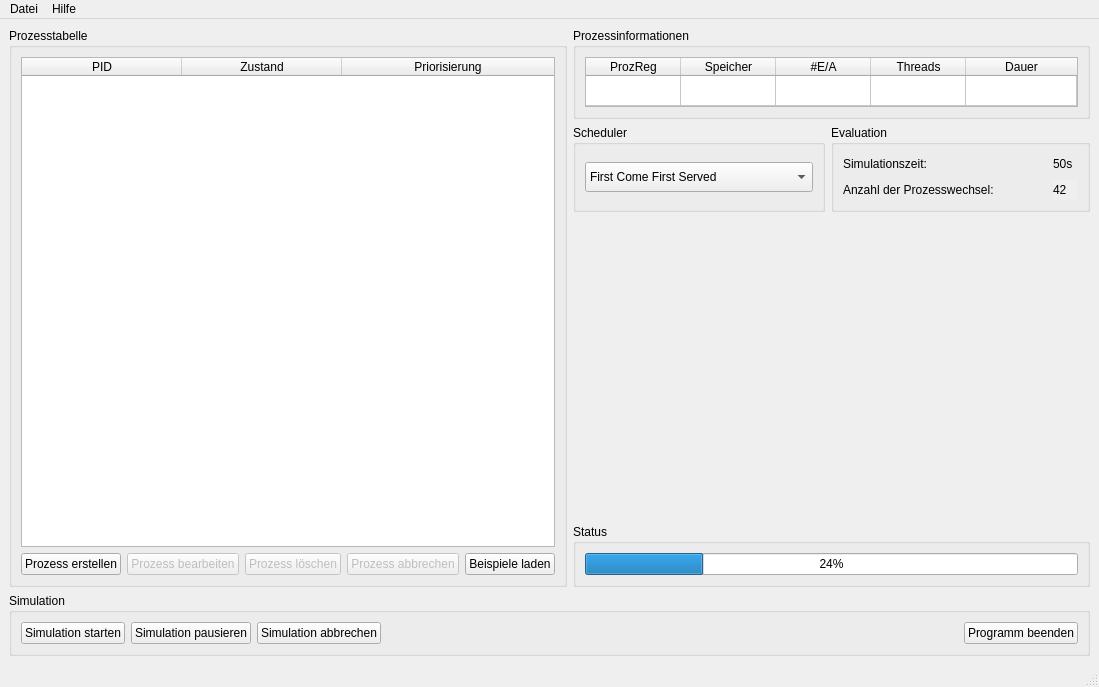
<?xml version="1.0" encoding="UTF-8"?>
<ui version="4.0">
 <class>MainWindow</class>
 <widget class="QMainWindow" name="MainWindow">
  <property name="geometry">
   <rect>
    <x>0</x>
    <y>0</y>
    <width>1099</width>
    <height>687</height>
   </rect>
  </property>
  <property name="minimumSize">
   <size>
    <width>800</width>
    <height>600</height>
   </size>
  </property>
  <property name="maximumSize">
   <size>
    <width>1920</width>
    <height>1080</height>
   </size>
  </property>
  <property name="windowTitle">
   <string>Scheduling Simulator</string>
  </property>
  <widget class="QWidget" name="centralwidget">
   <layout class="QVBoxLayout" name="verticalLayout_9">
    <item>
     <layout class="QHBoxLayout" name="horizontalLayout_7">
      <item>
       <widget class="QGroupBox" name="groupBoxProzesstabelle">
        <property name="title">
         <string>Prozesstabelle</string>
        </property>
        <layout class="QVBoxLayout" name="verticalLayout">
         <item>
          <widget class="QTableWidget" name="tableWidgetProzesstabelle">
           <property name="alternatingRowColors">
            <bool>true</bool>
           </property>
           <property name="selectionMode">
            <enum>QAbstractItemView::SingleSelection</enum>
           </property>
           <property name="selectionBehavior">
            <enum>QAbstractItemView::SelectRows</enum>
           </property>
           <property name="rowCount">
            <number>0</number>
           </property>
           <property name="columnCount">
            <number>3</number>
           </property>
           <attribute name="horizontalHeaderVisible">
            <bool>true</bool>
           </attribute>
           <attribute name="horizontalHeaderCascadingSectionResizes">
            <bool>false</bool>
           </attribute>
           <attribute name="horizontalHeaderMinimumSectionSize">
            <number>35</number>
           </attribute>
           <attribute name="horizontalHeaderDefaultSectionSize">
            <number>160</number>
           </attribute>
           <attribute name="horizontalHeaderHighlightSections">
            <bool>true</bool>
           </attribute>
           <attribute name="horizontalHeaderShowSortIndicator" stdset="0">
            <bool>false</bool>
           </attribute>
           <attribute name="horizontalHeaderStretchLastSection">
            <bool>true</bool>
           </attribute>
           <attribute name="verticalHeaderVisible">
            <bool>false</bool>
           </attribute>
           <column>
            <property name="text">
             <string>PID</string>
            </property>
           </column>
           <column>
            <property name="text">
             <string>Zustand</string>
            </property>
           </column>
           <column>
            <property name="text">
             <string>Priorisierung</string>
            </property>
           </column>
          </widget>
         </item>
         <item>
          <layout class="QHBoxLayout" name="horizontalLayout">
           <item>
            <widget class="QPushButton" name="pushButtonProzessErstellen">
             <property name="text">
              <string>Prozess erstellen</string>
             </property>
            </widget>
           </item>
           <item>
            <widget class="QPushButton" name="pushButtonProzessBearbeiten">
             <property name="enabled">
              <bool>false</bool>
             </property>
             <property name="text">
              <string>Prozess bearbeiten</string>
             </property>
            </widget>
           </item>
           <item>
            <widget class="QPushButton" name="pushButtonProzessLoeschen">
             <property name="enabled">
              <bool>false</bool>
             </property>
             <property name="text">
              <string>Prozess löschen</string>
             </property>
             <property name="checkable">
              <bool>false</bool>
             </property>
            </widget>
           </item>
           <item>
            <widget class="QPushButton" name="pushButtonProzessAbbrechen">
             <property name="enabled">
              <bool>false</bool>
             </property>
             <property name="text">
              <string>Prozess abbrechen</string>
             </property>
            </widget>
           </item>
           <item>
            <widget class="QPushButton" name="pushButtonBeispieleLaden">
             <property name="text">
              <string>Beispiele laden</string>
             </property>
            </widget>
           </item>
          </layout>
         </item>
        </layout>
       </widget>
      </item>
      <item>
       <layout class="QVBoxLayout" name="verticalLayout_5">
        <item>
         <widget class="QGroupBox" name="groupBoxProzessinformationen">
          <property name="title">
           <string>Prozessinformationen</string>
          </property>
          <layout class="QVBoxLayout" name="verticalLayout_2">
           <item>
            <widget class="QTableWidget" name="tableWidgetProzessinformationen">
             <property name="sizePolicy">
              <sizepolicy hsizetype="Preferred" vsizetype="Preferred">
               <horstretch>0</horstretch>
               <verstretch>0</verstretch>
              </sizepolicy>
             </property>
             <property name="minimumSize">
              <size>
               <width>0</width>
               <height>0</height>
              </size>
             </property>
             <property name="maximumSize">
              <size>
               <width>16777215</width>
               <height>50</height>
              </size>
             </property>
             <property name="alternatingRowColors">
              <bool>false</bool>
             </property>
             <property name="selectionMode">
              <enum>QAbstractItemView::NoSelection</enum>
             </property>
             <property name="rowCount">
              <number>1</number>
             </property>
             <property name="columnCount">
              <number>5</number>
             </property>
             <attribute name="horizontalHeaderDefaultSectionSize">
              <number>95</number>
             </attribute>
             <attribute name="horizontalHeaderStretchLastSection">
              <bool>true</bool>
             </attribute>
             <attribute name="verticalHeaderVisible">
              <bool>false</bool>
             </attribute>
             <row/>
             <column>
              <property name="text">
               <string>ProzReg</string>
              </property>
             </column>
             <column>
              <property name="text">
               <string>Speicher</string>
              </property>
             </column>
             <column>
              <property name="text">
               <string>#E/A</string>
              </property>
             </column>
             <column>
              <property name="text">
               <string>Threads</string>
              </property>
             </column>
             <column>
              <property name="text">
               <string>Dauer</string>
              </property>
             </column>
            </widget>
           </item>
          </layout>
         </widget>
        </item>
        <item>
         <layout class="QHBoxLayout" name="horizontalLayout_6">
          <item>
           <widget class="QGroupBox" name="groupBoxScheduling">
            <property name="title">
             <string>Scheduler</string>
            </property>
            <layout class="QVBoxLayout" name="verticalLayout_3">
             <item>
              <widget class="QComboBox" name="comboBoxActiveProzess">
               <property name="minimumSize">
                <size>
                 <width>100</width>
                 <height>30</height>
                </size>
               </property>
               <item>
                <property name="text">
                 <string>First Come First Served</string>
                </property>
               </item>
               <item>
                <property name="text">
                 <string>Shortest Job First Scheduling</string>
                </property>
               </item>
               <item>
                <property name="text">
                 <string>Round Robin Scheduling</string>
                </property>
               </item>
               <item>
                <property name="text">
                 <string>Prioritätsscheduling</string>
                </property>
               </item>
              </widget>
             </item>
            </layout>
           </widget>
          </item>
          <item>
           <widget class="QGroupBox" name="groupBoxEvaluation">
            <property name="title">
             <string>Evaluation</string>
            </property>
            <layout class="QVBoxLayout" name="verticalLayout_4">
             <item>
              <layout class="QHBoxLayout" name="horizontalLayout_3">
               <item>
                <widget class="QLabel" name="labelSimZeit">
                 <property name="text">
                  <string>Simulationszeit:</string>
                 </property>
                </widget>
               </item>
               <item>
                <spacer name="horizontalSpacer">
                 <property name="orientation">
                  <enum>Qt::Horizontal</enum>
                 </property>
                 <property name="sizeType">
                  <enum>QSizePolicy::Fixed</enum>
                 </property>
                 <property name="sizeHint" stdset="0">
                  <size>
                   <width>120</width>
                   <height>20</height>
                  </size>
                 </property>
                </spacer>
               </item>
               <item>
                <widget class="QLabel" name="labelSimZeitOut">
                 <property name="minimumSize">
                  <size>
                   <width>25</width>
                   <height>0</height>
                  </size>
                 </property>
                 <property name="maximumSize">
                  <size>
                   <width>25</width>
                   <height>16777215</height>
                  </size>
                 </property>
                 <property name="text">
                  <string>50s</string>
                 </property>
                 <property name="textFormat">
                  <enum>Qt::AutoText</enum>
                 </property>
                </widget>
               </item>
              </layout>
             </item>
             <item>
              <layout class="QHBoxLayout" name="horizontalLayout_2">
               <item>
                <widget class="QLabel" name="labelProzesswechsel">
                 <property name="text">
                  <string>Anzahl der Prozesswechsel:</string>
                 </property>
                </widget>
               </item>
               <item>
                <spacer name="horizontalSpacer_3">
                 <property name="orientation">
                  <enum>Qt::Horizontal</enum>
                 </property>
                 <property name="sizeType">
                  <enum>QSizePolicy::Fixed</enum>
                 </property>
                 <property name="sizeHint" stdset="0">
                  <size>
                   <width>23</width>
                   <height>20</height>
                  </size>
                 </property>
                </spacer>
               </item>
               <item>
                <widget class="QLabel" name="labelProzesswechselOut">
                 <property name="sizePolicy">
                  <sizepolicy hsizetype="Minimum" vsizetype="Minimum">
                   <horstretch>0</horstretch>
                   <verstretch>0</verstretch>
                  </sizepolicy>
                 </property>
                 <property name="minimumSize">
                  <size>
                   <width>25</width>
                   <height>0</height>
                  </size>
                 </property>
                 <property name="maximumSize">
                  <size>
                   <width>25</width>
                   <height>16777215</height>
                  </size>
                 </property>
                 <property name="layoutDirection">
                  <enum>Qt::LeftToRight</enum>
                 </property>
                 <property name="autoFillBackground">
                  <bool>true</bool>
                 </property>
                 <property name="text">
                  <string>42</string>
                 </property>
                </widget>
               </item>
              </layout>
             </item>
            </layout>
           </widget>
          </item>
         </layout>
        </item>
        <item>
         <spacer name="verticalSpacer_2">
          <property name="orientation">
           <enum>Qt::Vertical</enum>
          </property>
          <property name="sizeHint" stdset="0">
           <size>
            <width>20</width>
            <height>40</height>
           </size>
          </property>
         </spacer>
        </item>
        <item>
         <widget class="QGroupBox" name="groupBox">
          <property name="title">
           <string>Status</string>
          </property>
          <layout class="QVBoxLayout" name="verticalLayout_7">
           <item>
            <widget class="QProgressBar" name="progressBar">
             <property name="value">
              <number>24</number>
             </property>
            </widget>
           </item>
          </layout>
         </widget>
        </item>
       </layout>
      </item>
     </layout>
    </item>
    <item>
     <layout class="QHBoxLayout" name="horizontalLayout_5">
      <item>
       <widget class="QGroupBox" name="groupBox_2">
        <property name="title">
         <string>Simulation</string>
        </property>
        <layout class="QVBoxLayout" name="verticalLayout_6">
         <item>
          <layout class="QHBoxLayout" name="horizontalLayout_4">
           <item>
            <widget class="QPushButton" name="pushButtonSimStarten">
             <property name="text">
              <string>Simulation starten</string>
             </property>
            </widget>
           </item>
           <item>
            <widget class="QPushButton" name="pushButton">
             <property name="text">
              <string>Simulation pausieren</string>
             </property>
            </widget>
           </item>
           <item>
            <widget class="QPushButton" name="pushButtonSimAbbrechen">
             <property name="text">
              <string>Simulation abbrechen</string>
             </property>
            </widget>
           </item>
           <item>
            <spacer name="horizontalSpacer_2">
             <property name="orientation">
              <enum>Qt::Horizontal</enum>
             </property>
             <property name="sizeHint" stdset="0">
              <size>
               <width>40</width>
               <height>20</height>
              </size>
             </property>
            </spacer>
           </item>
           <item>
            <widget class="QPushButton" name="pushButtonExit">
             <property name="text">
              <string>Programm beenden</string>
             </property>
            </widget>
           </item>
          </layout>
         </item>
        </layout>
       </widget>
      </item>
      <item>
       <layout class="QVBoxLayout" name="verticalLayout_8"/>
      </item>
     </layout>
    </item>
   </layout>
  </widget>
  <widget class="QMenuBar" name="menubar">
   <property name="geometry">
    <rect>
     <x>0</x>
     <y>0</y>
     <width>1099</width>
     <height>21</height>
    </rect>
   </property>
   <widget class="QMenu" name="menuDatei">
    <property name="title">
     <string>Datei</string>
    </property>
    <addaction name="actionProzess_Laden"/>
    <addaction name="actionExit"/>
   </widget>
   <widget class="QMenu" name="menuHilfe">
    <property name="title">
     <string>Hilfe</string>
    </property>
    <addaction name="actionDoku"/>
    <addaction name="action_ber"/>
   </widget>
   <addaction name="menuDatei"/>
   <addaction name="menuHilfe"/>
  </widget>
  <widget class="QStatusBar" name="statusbar"/>
  <action name="actionExit">
   <property name="text">
    <string>Exit</string>
   </property>
  </action>
  <action name="actionProzess_Laden">
   <property name="text">
    <string>Prozess erstellen...</string>
   </property>
  </action>
  <action name="actionDoku">
   <property name="text">
    <string>Doku...</string>
   </property>
  </action>
  <action name="action_ber">
   <property name="text">
    <string>Über...</string>
   </property>
  </action>
 </widget>
 <resources/>
 <connections>
  <connection>
   <sender>actionExit</sender>
   <signal>triggered()</signal>
   <receiver>MainWindow</receiver>
   <slot>close()</slot>
   <hints>
    <hint type="sourcelabel">
     <x>-1</x>
     <y>-1</y>
    </hint>
    <hint type="destinationlabel">
     <x>399</x>
     <y>299</y>
    </hint>
   </hints>
  </connection>
  <connection>
   <sender>pushButtonExit</sender>
   <signal>clicked()</signal>
   <receiver>MainWindow</receiver>
   <slot>close()</slot>
   <hints>
    <hint type="sourcelabel">
     <x>445</x>
     <y>452</y>
    </hint>
    <hint type="destinationlabel">
     <x>399</x>
     <y>299</y>
    </hint>
   </hints>
  </connection>
 </connections>
</ui>
